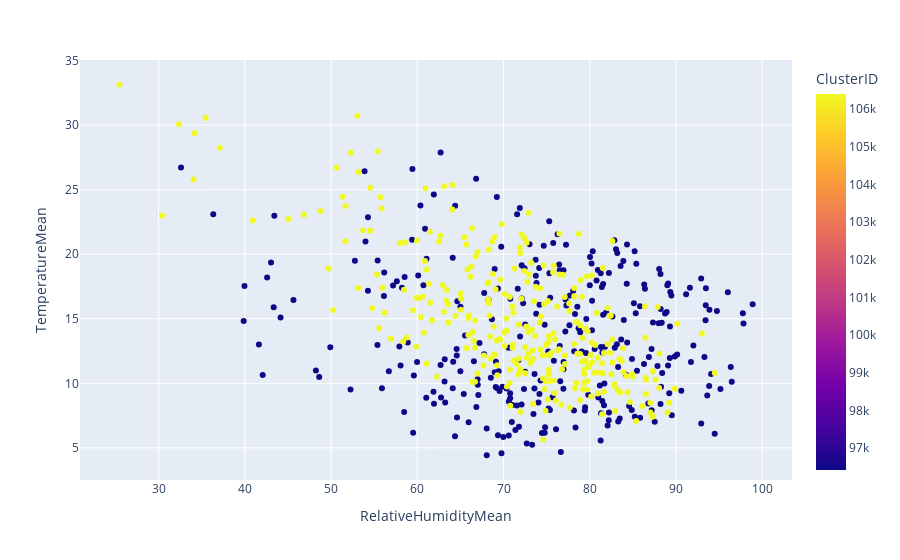

Write notebook code for a chart like this one.
### Code cell
def pointChart(dataset,variable,startDate,endDate,period):

    dataset["Datetime"] = pd.to_datetime(dataset["Datetime"])
    daterange = pd.date_range(startDate, endDate, freq=period)

    filtered_dataset = dataset[dataset["Datetime"].isin(daterange)]

    fig = px.scatter(filtered_dataset, y=variable[0],x = variable[1],color = "ClusterID")
    fig.show()

startDate = pd.Timestamp("2000-01-01", tz='UTC')
endDate = pd.Timestamp("2024-07-31", tz='UTC')
variable = ["TemperatureMean","RelativeHumidityMean"]
period = "M"
print(pointChart(dataset,variable,startDate,endDate,period))

### Figure 1 — Plotly figure (JSON) as saved in the notebook; plotly's stock layout.template omitted (floating-point values rounded to 4 significant figures; data arrays with more than 128 entries replaced by an {"elided": "..."} marker saying what was removed)
{"data": [{"hovertemplate": "RelativeHumidityMean=%{x}<br>TemperatureMean=%{y}<br>ClusterID=%{marker.color}<extra></extra>", "legendgroup": "", "marker": {"color": {"elided": "590 int values"}, "coloraxis": "coloraxis", "symbol": "circle"}, "mode": "markers", "name": "", "orientation": "v", "showlegend": false, "type": "scatter", "x": {"elided": "590 float values"}, "xaxis": "x", "y": {"elided": "590 float values"}, "yaxis": "y"}], "layout": {"coloraxis": {"colorbar": {"title": {"text": "ClusterID"}}, "colorscale": [[0, "#0d0887"], [0.1111, "#46039f"], [0.2222, "#7201a8"], [0.3333, "#9c179e"], [0.4444, "#bd3786"], [0.5556, "#d8576b"], [0.6667, "#ed7953"], [0.7778, "#fb9f3a"], [0.8889, "#fdca26"], [1, "#f0f921"]]}, "legend": {"tracegroupgap": 0}, "margin": {"t": 60}, "xaxis": {"anchor": "y", "domain": [0, 1], "title": {"text": "RelativeHumidityMean"}}, "yaxis": {"anchor": "x", "domain": [0, 1], "title": {"text": "TemperatureMean"}}}}
